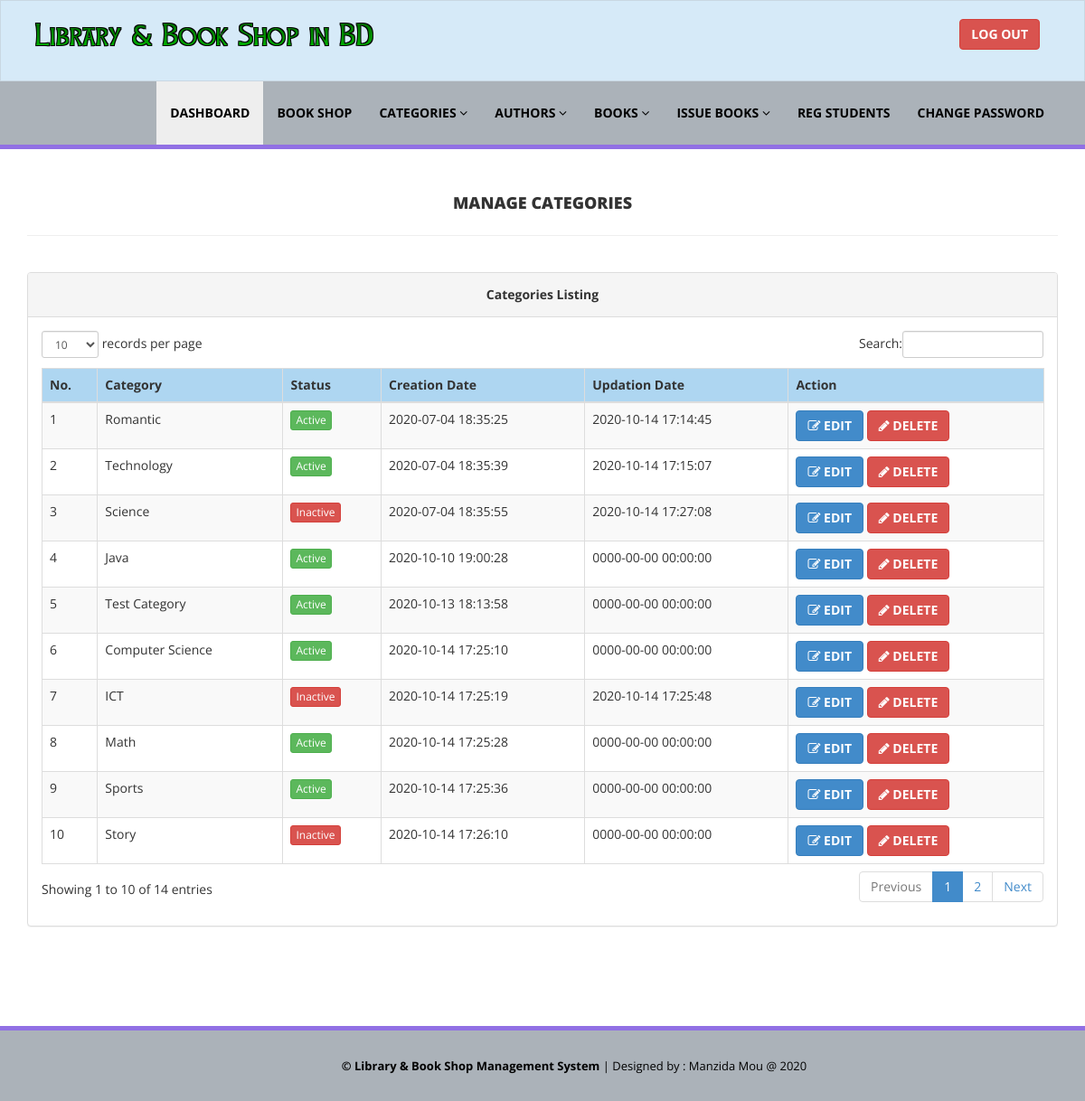
Page /library/admin/manage-categories.php (signed in) on the committed database.
### tables this page shows
CREATE TABLE `tblcategory` (
  `id` int(11) NOT NULL,
  `CategoryName` varchar(150) DEFAULT NULL,
  `Status` int(1) DEFAULT NULL,
  `CreationDate` timestamp NULL DEFAULT current_timestamp(),
  `UpdationDate` timestamp NULL DEFAULT '0000-00-00 00:00:00' ON UPDATE current_timestamp()
);

### library/admin/manage-categories.php (the view, shortened to what this page needs)
<?php
include('includes/config.php');
if(strlen($_SESSION['alogin'])==0)
    {
header('location:index.php');
}
else{
    ?>
<!DOCTYPE html>
<html xmlns="http://www.w3.org/1999/xhtml">
<head>
    <link href="assets/css/bootstrap.css" rel="stylesheet" />
    <link href="assets/css/font-awesome.css" rel="stylesheet" />
    <link href="assets/js/dataTables/dataTables.bootstrap.css" rel="stylesheet" />
    <link href="assets/css/style.css" rel="stylesheet" />
</head>
<body>
<?php include('includes/header.php');?>
    <div class="content-wrapper">
         <div class="container">
        <div class="row pad-botm">
            <div class="col-md-12">
                <center><b><h4 class="header-line">Manage Categories</h4></b></center>
    </div>
     <div class="row">
</div>
        </div>
            <div class="row">
                <div class="col-md-12">
                    <div class="panel panel-default">
                        <div class="panel-heading">
                           <center><b>Categories Listing</b></center>
                        </div>
                        <div class="panel-body">
                            <div class="table-responsive">
                                <table class="table table-striped table-bordered table-hover" id="dataTables-example">
                                    <thead style="background:#AED6F1">
                                        <tr>
                                            <th>No.</th>
                                            <th>Category</th>
                                            <th>Status</th>
                                            <th>Creation Date</th>
                                            <th>Updation Date</th>
                                            <th>Action</th>
                                        </tr>
                                    </thead>
                                    <tbody>
<?php $sql = "SELECT * from  tblcategory";
$query = $dbh -> prepare($sql);
$query->execute();
$results=$query->fetchAll(PDO::FETCH_OBJ);
$cnt=1;
if($query->rowCount() > 0)
{
foreach($results as $result)
{               ?>
                                        <tr class="odd gradeX">
                                            <td class="center"><?php echo htmlentities($cnt);?></td>
                                            <td class="center"><?php echo htmlentities($result->CategoryName);?></td>
                                            <td class="center"><?php if($result->Status==1) {?>
                                            <a href="#" class="btn btn-success btn-xs">Active</a>
                                            <?php } else {?>
                                            <a href="#" class="btn btn-danger btn-xs">Inactive</a>
                                            <?php } ?></td>
                                            <td class="center"><?php echo htmlentities($result->CreationDate);?></td>
                                            <td class="center"><?php echo htmlentities($result->UpdationDate);?></td>
                                            <td class="center">
                                            <a href="edit-category.php?catid=<?php echo htmlentities($result->id);?>"><button class="btn btn-primary"><i class="fa fa-edit "></i> <b>EDIT</b></button>
                                          <a href="manage-categories.php?del=<?php echo htmlentities($result->id);?>" onclick="return confirm('Are you sure you want to delete?');"" >  <button class="btn btn-danger"><i class="fa fa-pencil"></i> <b>DELETE</b></button>
                                            </td>
                                        </tr>
 <?php $cnt=$cnt+1;}} ?>
                                    </tbody>
                                </table>
                            </div>
                        </div>
                    </div>
                </div>
            </div>
    </div>
    </div>
  <?php include('includes/footer.php');?>
</body>
</html>
<?php } ?>

### library/admin/includes/header.php (shortened to what this page needs)
<div class="navbar navbar-inverse set-radius-zero" style="background:#D6EAF8">
        <div class="container">
            <div class="navbar-header">
                <a class="navbar-brand">
                    <img src="assets/img/logo.png" />
                </a>
            </div>
            <div class="right-div">
                <a href="logout.php" class="btn btn-danger pull-right"><b>LOG OUT</b></a>
            </div>
        </div>
    </div>
    <section class="menu-section" style="background:#ABB2B9">
        <div class="container">
            <div class="row ">
                <div class="col-md-12">
                    <div class="navbar-collapse collapse ">
                        <ul id="menu-top" class="nav navbar-nav navbar-right">
                            <li><a href="dashboard.php" class="menu-top-active"><b>DASHBOARD</b></a></li>
                            <li><a href="dashboard.php"><b>BOOK SHOP</b></a></li>
                            <li>
                                <a href="#" class="dropdown-toggle" id="ddlmenuItem" data-toggle="dropdown"> <b>Categories</b> <i class="fa fa-angle-down"></i></a>
                            </li>
                            <li>
                                <a href="#" class="dropdown-toggle" id="ddlmenuItem" data-toggle="dropdown"> <b>Authors</b> <i class="fa fa-angle-down"></i></a>
                            </li>
 <li>
                                <a href="#" class="dropdown-toggle" id="ddlmenuItem" data-toggle="dropdown"> <b>Books</b> <i class="fa fa-angle-down"></i></a>
                            </li>
                           <li>
                                <a href="#" class="dropdown-toggle" id="ddlmenuItem" data-toggle="dropdown"> <b>Issue Books</b> <i class="fa fa-angle-down"></i></a>
                            </li>
                             <li><a href="reg-students.php"><b>Reg Students</b></a></li>
  <li><a href="change-password.php"><b>Change Password</b></a></li>
                        </ul>
                    </div>
                </div>
            </div>
        </div>
    </section>

### library/admin/includes/footer.php
<section class="footer-section" style="background:#ABB2B9">
     <div class="container">
         <div class="row">
             <div class="col-md-12">
                <center><b>&copy; Library & Book Shop Management System </b>|<a href="#" target="_blank"  > Designed by : Manzida Mou @ 2020</a></center>
             </div>
         </div>
     </div>
 </section>

### library/admin/assets/css/style.css (style rules this page uses)
.set-radius-zero { border-radius:0px; -moz-border-radius:0px; -webkit-border-radius:0px; }
.content-wrapper { margin-top: 40px; min-height:800px; padding-bottom:90px; }
.header-line { font-weight:900; padding-bottom:25px; border-bottom:1px solid #eeeeee; text-transform:uppercase; }
.pad-botm { padding-bottom:30px; }
.right-div { float: right; padding: 20px; }
#menu-top a { color:#000; text-decoration:none; font-weight:500; padding: 25px 15px 25px 15px; text-transform:uppercase; }
.menu-section { background-color: #f7f7f7; border-bottom:5px solid #9170E4; width:100% }
.menu-top-active { background-color:#eeeeee; }
.navbar-inverse { background-color: #FFF; border-color: rgba(155, 153, 153, 0.23); }
.navbar { min-height: 90px; margin-bottom: 0px; }
.footer-section { padding:25px 50px 25px 50px; color:#000; font-size:13px; background-color: #f7f7f7; text-align:right; border-top:5px solid #9170E4; }
.footer-section a, .footer-section a:hover { color:#000; }

### rows in the picture
tblcategory: CategoryName "Romantic", Status "Active", CreationDate "2020-07-04 18:35:25", UpdationDate "2020-10-14 17:14:45"
tblcategory: CategoryName "Technology", Status "Active", CreationDate "2020-07-04 18:35:39", UpdationDate "2020-10-14 17:15:07"
tblcategory: CategoryName "Science", Status "Inactive", CreationDate "2020-07-04 18:35:55", UpdationDate "2020-10-14 17:27:08"
tblcategory: CategoryName "Java", Status "Active", CreationDate "2020-10-10 19:00:28", UpdationDate "0000-00-00 00:00:00"
tblcategory: CategoryName "Test Category", Status "Active", CreationDate "2020-10-13 18:13:58", UpdationDate "0000-00-00 00:00:00"
tblcategory: CategoryName "Computer Science", Status "Active", CreationDate "2020-10-14 17:25:10", UpdationDate "0000-00-00 00:00:00"
tblcategory: CategoryName "ICT", Status "Inactive", CreationDate "2020-10-14 17:25:19", UpdationDate "2020-10-14 17:25:48"
tblcategory: CategoryName "Math", Status "Active", CreationDate "2020-10-14 17:25:28", UpdationDate "0000-00-00 00:00:00"
tblcategory: CategoryName "Sports", Status "Active", CreationDate "2020-10-14 17:25:36", UpdationDate "0000-00-00 00:00:00"
tblcategory: CategoryName "Story", Status "Inactive", CreationDate "2020-10-14 17:26:10", UpdationDate "0000-00-00 00:00:00"
